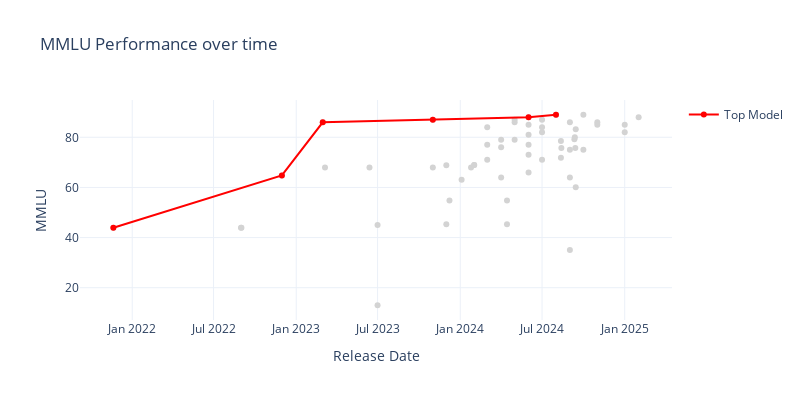
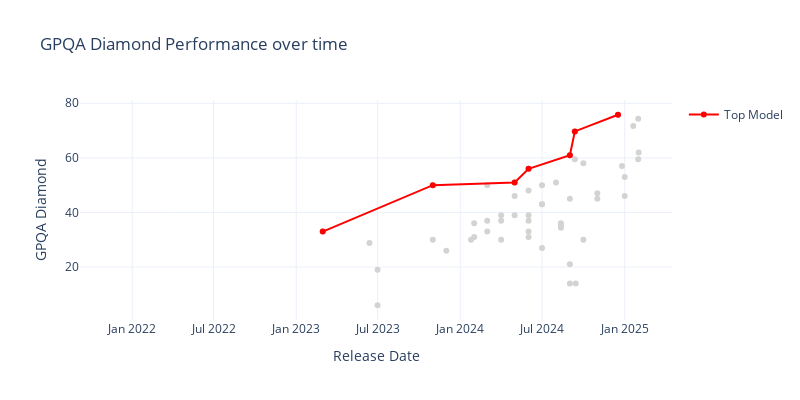
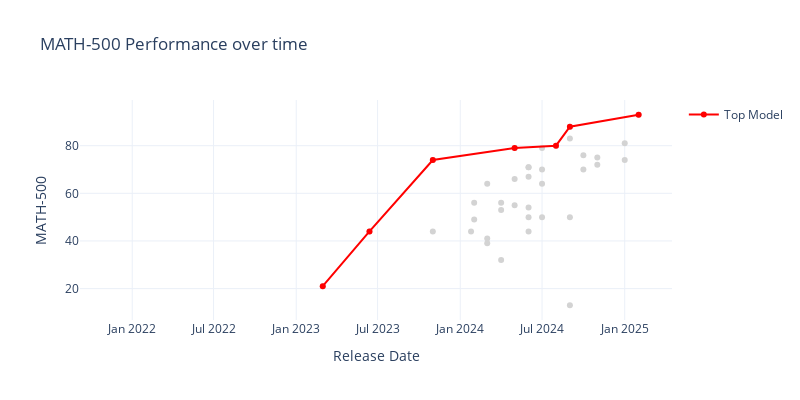
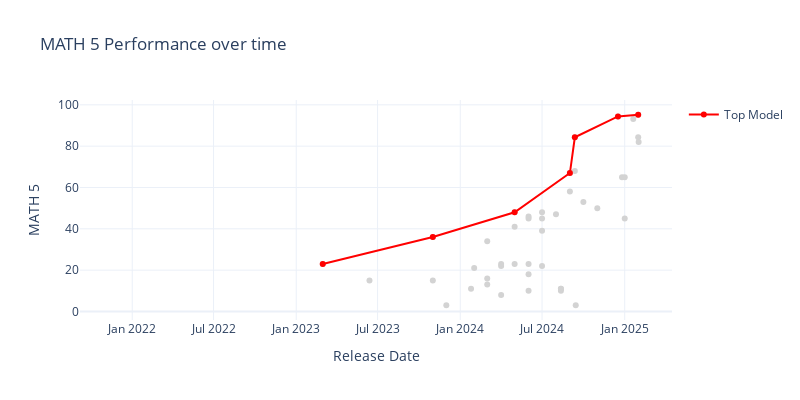

The cell these charts' notebook holds for them, in order:
### Markdown cell above
### Performance

### Code cell
top_n = 1
aa_df = aa_df.sort_values(by='Release Date')

top_models_df_lookup = {}
for benchmark in benchmarks:
    # Get the top-1 model by benchmark score at each point in time
    ever_top_n_models = set()
    unique_dates = aa_df['Release Date'].sort_values().unique()
    for date in unique_dates:
        df_up_to_date = aa_df[aa_df['Release Date'] <= date]
        top_n_models = df_up_to_date.nlargest(top_n, benchmark)
        top_n_model_names = top_n_models['Model Name and Date'].tolist()
        ever_top_n_models.update(top_n_model_names)
    ever_top_n_list = list(ever_top_n_models)
    print(ever_top_n_list)
    top_models_df = aa_df[aa_df['Model Name and Date'].isin(ever_top_n_list)]
    top_models_df_lookup[benchmark] = top_models_df

    # Create base scatter plot with all data
    fig = px.scatter(aa_df, x='Release Date', y=benchmark, 
                    hover_data=['Model Name'], 
                    title=f'{benchmark} Performance over time',
                    color_discrete_sequence=['lightgray'])

    # Add top-1 models in a different color
    fig.add_scatter(x=top_models_df['Release Date'], 
                    y=top_models_df[benchmark],
                    mode='lines+markers',
                    name='Top Model',
                    hovertemplate='%{text}<extra></extra>',
                    text=top_models_df['Model Name'],
                    line=dict(color='red'))
    fig.update_layout(
        width=800,
        height=400,
    )
    fig.show()

### Figure 1 — Plotly figure (JSON) as saved in the notebook; plotly's stock layout.template omitted (floating-point values rounded to 4 significant figures)
{"data": [{"customdata": [["GPT-3"], ["GPT-3"], ["GPT-3"], ["GPT-3.5"], ["GPT-4"], ["GPT-3.5 Turbo"], ["GPT-3.5 Turbo"], ["Llama-2-Chat-7B"], ["Llama-2-Chat-13B"], ["GPT-4 Turbo"], ["GPT-3.5 Turbo"], ["Llama 2-7B"], ["Llama 2-70B Chat"], ["Llama 2-13B"], ["GPT-3"], ["GPT-3.5 Turbo"], ["Mistral-Small-2024-02"], ["Mistral-Large-2024-02"], ["Claude-3-Opus"], ["Claude-3-Haiku"], ["Claude-3-Sonnet"], ["Llama-3-Instruct-70B"], ["Llama-3-Instruct-8B"], ["Mistral-8x22"], ["Llama 2-13B"], ["Llama 2-7B"], ["GPT-4o-2024-05"], ["Gemini-1.5-Pro-2024-05"], ["Gemini-1.5-Flash-2024-05"], ["Mistral-Large-2-2024-06"], ["Mistral-NeMo"], ["Claude-3.5-Haiku"], ["Claude-3.5-Sonnet-2024-06"], ["Gemma-2-9B"], ["Gemma-2-27B"], ["GPT-4o-mini"], ["Llama-3.1-Instruct-70B"], ["Llama-3.1-Instruct-405B"], ["Llama-3.1-Instruct-8B"], ["GPT-4o-2024-08"], ["Claude Instant"], ["Claude 2"], ["Claude 2.1"], ["Gemini 1.0 Pro"], ["Cohere Command"], ["Cohere Command Light"], ["Command R"], ["Command R+"], ["Gemini-1.5-Pro-2024-09"], ["Gemini-1.5-Flash-2024-09"], ["Llama-3.2-Instruct-3B"], ["Llama-3.2-Instruct-1B"], ["DeepSeek-Coder-V2 236B"], ["Jamba 1.5-Large"], ["o1-mini"], ["o1-preview"], ["Command R+"], ["Reka Core"], ["Mistral 7B"], ["Gemini-1.5-Flash-8B"], ["Claude-3.5-Sonnet-2024-10"], ["GPT-4o-2024-11"], ["Mistral-Large-2-2024-11"], ["o1"], ["DeepSeek-V3"], ["Mistral Small 3"], ["Phi 4"], ["DeepSeek-R1"], ["o1-mini"], ["o3-mini"], ["Gemini 2.0 Flash"]], "hovertemplate": "Release Date=%{x}<br>MMLU=%{y}<br>Model Name=%{customdata[0]}<extra></extra>", "legendgroup": "", "marker": {"color": "lightgray", "symbol": "circle"}, "mode": "markers", "name": "", "orientation": "v", "showlegend": false, "type": "scatter", "x": ["2021-11-20T00:00:00", "2022-08-31T00:00:00", "2022-09-01T00:00:00", "2022-11-30T00:00:00", "2023-03-01T00:00:00", "2023-03-06T00:00:00", "2023-06-13T00:00:00", "2023-07-01T00:00:00", "2023-07-01T00:00:00", "2023-11-01T00:00:00", "2023-11-01T00:00:00", "2023-12-01T00:00:00", "2023-12-01T00:00:00", "2023-12-08T00:00:00", "2024-01-04T00:00:00", "2024-01-25T00:00:00", "2024-02-01T00:00:00", "2024-02-01T00:00:00", "2024-03-01T00:00:00", "2024-03-01T00:00:00", "2024-03-01T00:00:00", "2024-04-01T00:00:00", "2024-04-01T00:00:00", "2024-04-01T00:00:00", "2024-04-14T00:00:00", "2024-04-14T00:00:00", "2024-05-01T00:00:00", "2024-05-01T00:00:00", "2024-05-01T00:00:00", "2024-06-01T00:00:00", "2024-06-01T00:00:00", "2024-06-01T00:00:00", "2024-06-01T00:00:00", "2024-06-01T00:00:00", "2024-06-01T00:00:00", "2024-07-01T00:00:00", "2024-07-01T00:00:00", "2024-07-01T00:00:00", "2024-07-01T00:00:00", "2024-08-01T00:00:00", "2024-08-12T00:00:00", "2024-08-12T00:00:00", "2024-08-12T00:00:00", "2024-08-12T00:00:00", "2024-08-13T00:00:00", "2024-08-13T00:00:00", "2024-08-13T00:00:00", "2024-08-13T00:00:00", "2024-09-01T00:00:00", "2024-09-01T00:00:00", "2024-09-01T00:00:00", "2024-09-01T00:00:00", "2024-09-11T00:00:00", "2024-09-12T00:00:00", "2024-09-12T00:00:00", "2024-09-12T00:00:00", "2024-09-13T00:00:00", "2024-09-14T00:00:00", "2024-09-14T00:00:00", "2024-10-01T00:00:00", "2024-10-01T00:00:00", "2024-11-01T00:00:00", "2024-11-01T00:00:00", "2024-12-17T00:00:00", "2024-12-26T00:00:00", "2025-01-01T00:00:00", "2025-01-01T00:00:00", "2025-01-20T00:00:00", "2025-01-31T00:00:00", "2025-01-31T00:00:00", "2025-02-01T00:00:00"], "xaxis": "x", "y": [43.9, 43.9, 43.9, 64.8, 86, 68, 68, 13, 45, 87, 68, 45.3, 68.9, 54.8, 63.1, 68, 69, 69, 84, 71, 77, 79, 64, 76, 54.8, 45.3, 87, 86, 79, 85, 66, 81, 88, 73, 77, 82, 84, 87, 71, 89, null, 78.5, null, 71.8, null, null, null, 75.7, 86, 75, 64, 35, 79.2, 80, null, null, 75.7, 83.2, 60.1, 75, 89, 86, 85, null, null, 82, 85, null, null, null, 88], "yaxis": "y"}, {"hovertemplate": "%{text}<extra></extra>", "line": {"color": "red"}, "mode": "lines+markers", "name": "Top Model", "text": ["GPT-3", "GPT-3.5", "GPT-4", "GPT-4 Turbo", "Claude-3.5-Sonnet-2024-06", "GPT-4o-2024-08"], "type": "scatter", "x": ["2021-11-20T00:00:00", "2022-11-30T00:00:00", "2023-03-01T00:00:00", "2023-11-01T00:00:00", "2024-06-01T00:00:00", "2024-08-01T00:00:00"], "y": [43.9, 64.8, 86, 87, 88, 89]}], "layout": {"height": 400, "legend": {"tracegroupgap": 0}, "title": {"text": "MMLU Performance over time"}, "width": 800, "xaxis": {"anchor": "y", "domain": [0, 1], "title": {"text": "Release Date"}}, "yaxis": {"anchor": "x", "domain": [0, 1], "title": {"text": "MMLU"}}}}

### Figure 2 — Plotly figure (JSON) as saved in the notebook; plotly's stock layout.template omitted (floating-point values rounded to 4 significant figures)
{"data": [{"customdata": [["GPT-3"], ["GPT-3"], ["GPT-3"], ["GPT-3.5"], ["GPT-4"], ["GPT-3.5 Turbo"], ["GPT-3.5 Turbo"], ["Llama-2-Chat-7B"], ["Llama-2-Chat-13B"], ["GPT-4 Turbo"], ["GPT-3.5 Turbo"], ["Llama 2-7B"], ["Llama 2-70B Chat"], ["Llama 2-13B"], ["GPT-3"], ["GPT-3.5 Turbo"], ["Mistral-Small-2024-02"], ["Mistral-Large-2024-02"], ["Claude-3-Opus"], ["Claude-3-Haiku"], ["Claude-3-Sonnet"], ["Llama-3-Instruct-70B"], ["Llama-3-Instruct-8B"], ["Mistral-8x22"], ["Llama 2-13B"], ["Llama 2-7B"], ["GPT-4o-2024-05"], ["Gemini-1.5-Pro-2024-05"], ["Gemini-1.5-Flash-2024-05"], ["Mistral-Large-2-2024-06"], ["Mistral-NeMo"], ["Claude-3.5-Haiku"], ["Claude-3.5-Sonnet-2024-06"], ["Gemma-2-9B"], ["Gemma-2-27B"], ["GPT-4o-mini"], ["Llama-3.1-Instruct-70B"], ["Llama-3.1-Instruct-405B"], ["Llama-3.1-Instruct-8B"], ["GPT-4o-2024-08"], ["Claude Instant"], ["Claude 2"], ["Claude 2.1"], ["Gemini 1.0 Pro"], ["Cohere Command"], ["Cohere Command Light"], ["Command R"], ["Command R+"], ["Gemini-1.5-Pro-2024-09"], ["Gemini-1.5-Flash-2024-09"], ["Llama-3.2-Instruct-3B"], ["Llama-3.2-Instruct-1B"], ["DeepSeek-Coder-V2 236B"], ["Jamba 1.5-Large"], ["o1-mini"], ["o1-preview"], ["Command R+"], ["Reka Core"], ["Mistral 7B"], ["Gemini-1.5-Flash-8B"], ["Claude-3.5-Sonnet-2024-10"], ["GPT-4o-2024-11"], ["Mistral-Large-2-2024-11"], ["o1"], ["DeepSeek-V3"], ["Mistral Small 3"], ["Phi 4"], ["DeepSeek-R1"], ["o1-mini"], ["o3-mini"], ["Gemini 2.0 Flash"]], "hovertemplate": "Release Date=%{x}<br>GPQA Diamond=%{y}<br>Model Name=%{customdata[0]}<extra></extra>", "legendgroup": "", "marker": {"color": "lightgray", "symbol": "circle"}, "mode": "markers", "name": "", "orientation": "v", "showlegend": false, "type": "scatter", "x": ["2021-11-20T00:00:00", "2022-08-31T00:00:00", "2022-09-01T00:00:00", "2022-11-30T00:00:00", "2023-03-01T00:00:00", "2023-03-06T00:00:00", "2023-06-13T00:00:00", "2023-07-01T00:00:00", "2023-07-01T00:00:00", "2023-11-01T00:00:00", "2023-11-01T00:00:00", "2023-12-01T00:00:00", "2023-12-01T00:00:00", "2023-12-08T00:00:00", "2024-01-04T00:00:00", "2024-01-25T00:00:00", "2024-02-01T00:00:00", "2024-02-01T00:00:00", "2024-03-01T00:00:00", "2024-03-01T00:00:00", "2024-03-01T00:00:00", "2024-04-01T00:00:00", "2024-04-01T00:00:00", "2024-04-01T00:00:00", "2024-04-14T00:00:00", "2024-04-14T00:00:00", "2024-05-01T00:00:00", "2024-05-01T00:00:00", "2024-05-01T00:00:00", "2024-06-01T00:00:00", "2024-06-01T00:00:00", "2024-06-01T00:00:00", "2024-06-01T00:00:00", "2024-06-01T00:00:00", "2024-06-01T00:00:00", "2024-07-01T00:00:00", "2024-07-01T00:00:00", "2024-07-01T00:00:00", "2024-07-01T00:00:00", "2024-08-01T00:00:00", "2024-08-12T00:00:00", "2024-08-12T00:00:00", "2024-08-12T00:00:00", "2024-08-12T00:00:00", "2024-08-13T00:00:00", "2024-08-13T00:00:00", "2024-08-13T00:00:00", "2024-08-13T00:00:00", "2024-09-01T00:00:00", "2024-09-01T00:00:00", "2024-09-01T00:00:00", "2024-09-01T00:00:00", "2024-09-11T00:00:00", "2024-09-12T00:00:00", "2024-09-12T00:00:00", "2024-09-12T00:00:00", "2024-09-13T00:00:00", "2024-09-14T00:00:00", "2024-09-14T00:00:00", "2024-10-01T00:00:00", "2024-10-01T00:00:00", "2024-11-01T00:00:00", "2024-11-01T00:00:00", "2024-12-17T00:00:00", "2024-12-26T00:00:00", "2025-01-01T00:00:00", "2025-01-01T00:00:00", "2025-01-20T00:00:00", "2025-01-31T00:00:00", "2025-01-31T00:00:00", "2025-02-01T00:00:00"], "xaxis": "x", "y": [null, null, null, null, 33, null, 28.8, 6, 19, 50, 30, null, 26, null, null, 30, 31, 36, 50, 33, 37, 39, 30, 37, null, null, 51, 46, 39, 48, 33, 37, 56, 31, 39, 43, 43, 50, 27, 51, null, 35, 36, 34.4, null, null, null, null, 61, 45, 21, 14, null, null, 59.5, 69.7, null, null, 14, 30, 58, 45, 47, 75.8, 57, 46, 53, 71.7, 59.5, 74.3, 62], "yaxis": "y"}, {"hovertemplate": "%{text}<extra></extra>", "line": {"color": "red"}, "mode": "lines+markers", "name": "Top Model", "text": ["GPT-3", "GPT-4", "GPT-4 Turbo", "GPT-4o-2024-05", "Claude-3.5-Sonnet-2024-06", "Gemini-1.5-Pro-2024-09", "o1-preview", "o1"], "type": "scatter", "x": ["2021-11-20T00:00:00", "2023-03-01T00:00:00", "2023-11-01T00:00:00", "2024-05-01T00:00:00", "2024-06-01T00:00:00", "2024-09-01T00:00:00", "2024-09-12T00:00:00", "2024-12-17T00:00:00"], "y": [null, 33, 50, 51, 56, 61, 69.7, 75.8]}], "layout": {"height": 400, "legend": {"tracegroupgap": 0}, "title": {"text": "GPQA Diamond Performance over time"}, "width": 800, "xaxis": {"anchor": "y", "domain": [0, 1], "title": {"text": "Release Date"}}, "yaxis": {"anchor": "x", "domain": [0, 1], "title": {"text": "GPQA Diamond"}}}}

### Figure 3 — Plotly figure (JSON) as saved in the notebook; plotly's stock layout.template omitted (floating-point values rounded to 4 significant figures)
{"data": [{"customdata": [["GPT-3"], ["GPT-3"], ["GPT-3"], ["GPT-3.5"], ["GPT-4"], ["GPT-3.5 Turbo"], ["GPT-3.5 Turbo"], ["Llama-2-Chat-7B"], ["Llama-2-Chat-13B"], ["GPT-4 Turbo"], ["GPT-3.5 Turbo"], ["Llama 2-7B"], ["Llama 2-70B Chat"], ["Llama 2-13B"], ["GPT-3"], ["GPT-3.5 Turbo"], ["Mistral-Small-2024-02"], ["Mistral-Large-2024-02"], ["Claude-3-Opus"], ["Claude-3-Haiku"], ["Claude-3-Sonnet"], ["Llama-3-Instruct-70B"], ["Llama-3-Instruct-8B"], ["Mistral-8x22"], ["Llama 2-13B"], ["Llama 2-7B"], ["GPT-4o-2024-05"], ["Gemini-1.5-Pro-2024-05"], ["Gemini-1.5-Flash-2024-05"], ["Mistral-Large-2-2024-06"], ["Mistral-NeMo"], ["Claude-3.5-Haiku"], ["Claude-3.5-Sonnet-2024-06"], ["Gemma-2-9B"], ["Gemma-2-27B"], ["GPT-4o-mini"], ["Llama-3.1-Instruct-70B"], ["Llama-3.1-Instruct-405B"], ["Llama-3.1-Instruct-8B"], ["GPT-4o-2024-08"], ["Claude Instant"], ["Claude 2"], ["Claude 2.1"], ["Gemini 1.0 Pro"], ["Cohere Command"], ["Cohere Command Light"], ["Command R"], ["Command R+"], ["Gemini-1.5-Pro-2024-09"], ["Gemini-1.5-Flash-2024-09"], ["Llama-3.2-Instruct-3B"], ["Llama-3.2-Instruct-1B"], ["DeepSeek-Coder-V2 236B"], ["Jamba 1.5-Large"], ["o1-mini"], ["o1-preview"], ["Command R+"], ["Reka Core"], ["Mistral 7B"], ["Gemini-1.5-Flash-8B"], ["Claude-3.5-Sonnet-2024-10"], ["GPT-4o-2024-11"], ["Mistral-Large-2-2024-11"], ["o1"], ["DeepSeek-V3"], ["Mistral Small 3"], ["Phi 4"], ["DeepSeek-R1"], ["o1-mini"], ["o3-mini"], ["Gemini 2.0 Flash"]], "hovertemplate": "Release Date=%{x}<br>MATH-500=%{y}<br>Model Name=%{customdata[0]}<extra></extra>", "legendgroup": "", "marker": {"color": "lightgray", "symbol": "circle"}, "mode": "markers", "name": "", "orientation": "v", "showlegend": false, "type": "scatter", "x": ["2021-11-20T00:00:00", "2022-08-31T00:00:00", "2022-09-01T00:00:00", "2022-11-30T00:00:00", "2023-03-01T00:00:00", "2023-03-06T00:00:00", "2023-06-13T00:00:00", "2023-07-01T00:00:00", "2023-07-01T00:00:00", "2023-11-01T00:00:00", "2023-11-01T00:00:00", "2023-12-01T00:00:00", "2023-12-01T00:00:00", "2023-12-08T00:00:00", "2024-01-04T00:00:00", "2024-01-25T00:00:00", "2024-02-01T00:00:00", "2024-02-01T00:00:00", "2024-03-01T00:00:00", "2024-03-01T00:00:00", "2024-03-01T00:00:00", "2024-04-01T00:00:00", "2024-04-01T00:00:00", "2024-04-01T00:00:00", "2024-04-14T00:00:00", "2024-04-14T00:00:00", "2024-05-01T00:00:00", "2024-05-01T00:00:00", "2024-05-01T00:00:00", "2024-06-01T00:00:00", "2024-06-01T00:00:00", "2024-06-01T00:00:00", "2024-06-01T00:00:00", "2024-06-01T00:00:00", "2024-06-01T00:00:00", "2024-07-01T00:00:00", "2024-07-01T00:00:00", "2024-07-01T00:00:00", "2024-07-01T00:00:00", "2024-08-01T00:00:00", "2024-08-12T00:00:00", "2024-08-12T00:00:00", "2024-08-12T00:00:00", "2024-08-12T00:00:00", "2024-08-13T00:00:00", "2024-08-13T00:00:00", "2024-08-13T00:00:00", "2024-08-13T00:00:00", "2024-09-01T00:00:00", "2024-09-01T00:00:00", "2024-09-01T00:00:00", "2024-09-01T00:00:00", "2024-09-11T00:00:00", "2024-09-12T00:00:00", "2024-09-12T00:00:00", "2024-09-12T00:00:00", "2024-09-13T00:00:00", "2024-09-14T00:00:00", "2024-09-14T00:00:00", "2024-10-01T00:00:00", "2024-10-01T00:00:00", "2024-11-01T00:00:00", "2024-11-01T00:00:00", "2024-12-17T00:00:00", "2024-12-26T00:00:00", "2025-01-01T00:00:00", "2025-01-01T00:00:00", "2025-01-20T00:00:00", "2025-01-31T00:00:00", "2025-01-31T00:00:00", "2025-02-01T00:00:00"], "xaxis": "x", "y": [null, null, null, null, 21, null, 44, null, null, 74, 44, null, null, null, null, 44, 56, 49, 64, 39, 41, 53, 32, 56, null, null, 79, 66, 55, 71, 44, 67, 71, 50, 54, 79, 64, 70, 50, 80, null, null, null, null, null, null, null, null, 88, 83, 50, 13, null, null, null, null, null, null, null, 70, 76, 75, 72, null, null, 74, 81, null, null, null, 93], "yaxis": "y"}, {"hovertemplate": "%{text}<extra></extra>", "line": {"color": "red"}, "mode": "lines+markers", "name": "Top Model", "text": ["GPT-3", "GPT-4", "GPT-3.5 Turbo", "GPT-4 Turbo", "GPT-4o-2024-05", "GPT-4o-2024-08", "Gemini-1.5-Pro-2024-09", "Gemini 2.0 Flash"], "type": "scatter", "x": ["2021-11-20T00:00:00", "2023-03-01T00:00:00", "2023-06-13T00:00:00", "2023-11-01T00:00:00", "2024-05-01T00:00:00", "2024-08-01T00:00:00", "2024-09-01T00:00:00", "2025-02-01T00:00:00"], "y": [null, 21, 44, 74, 79, 80, 88, 93]}], "layout": {"height": 400, "legend": {"tracegroupgap": 0}, "title": {"text": "MATH-500 Performance over time"}, "width": 800, "xaxis": {"anchor": "y", "domain": [0, 1], "title": {"text": "Release Date"}}, "yaxis": {"anchor": "x", "domain": [0, 1], "title": {"text": "MATH-500"}}}}

### Figure 4 — Plotly figure (JSON) as saved in the notebook; plotly's stock layout.template omitted (floating-point values rounded to 4 significant figures)
{"data": [{"customdata": [["GPT-3"], ["GPT-3"], ["GPT-3"], ["GPT-3.5"], ["GPT-4"], ["GPT-3.5 Turbo"], ["GPT-3.5 Turbo"], ["Llama-2-Chat-7B"], ["Llama-2-Chat-13B"], ["GPT-4 Turbo"], ["GPT-3.5 Turbo"], ["Llama 2-7B"], ["Llama 2-70B Chat"], ["Llama 2-13B"], ["GPT-3"], ["GPT-3.5 Turbo"], ["Mistral-Small-2024-02"], ["Mistral-Large-2024-02"], ["Claude-3-Opus"], ["Claude-3-Haiku"], ["Claude-3-Sonnet"], ["Llama-3-Instruct-70B"], ["Llama-3-Instruct-8B"], ["Mistral-8x22"], ["Llama 2-13B"], ["Llama 2-7B"], ["GPT-4o-2024-05"], ["Gemini-1.5-Pro-2024-05"], ["Gemini-1.5-Flash-2024-05"], ["Mistral-Large-2-2024-06"], ["Mistral-NeMo"], ["Claude-3.5-Haiku"], ["Claude-3.5-Sonnet-2024-06"], ["Gemma-2-9B"], ["Gemma-2-27B"], ["GPT-4o-mini"], ["Llama-3.1-Instruct-70B"], ["Llama-3.1-Instruct-405B"], ["Llama-3.1-Instruct-8B"], ["GPT-4o-2024-08"], ["Claude Instant"], ["Claude 2"], ["Claude 2.1"], ["Gemini 1.0 Pro"], ["Cohere Command"], ["Cohere Command Light"], ["Command R"], ["Command R+"], ["Gemini-1.5-Pro-2024-09"], ["Gemini-1.5-Flash-2024-09"], ["Llama-3.2-Instruct-3B"], ["Llama-3.2-Instruct-1B"], ["DeepSeek-Coder-V2 236B"], ["Jamba 1.5-Large"], ["o1-mini"], ["o1-preview"], ["Command R+"], ["Reka Core"], ["Mistral 7B"], ["Gemini-1.5-Flash-8B"], ["Claude-3.5-Sonnet-2024-10"], ["GPT-4o-2024-11"], ["Mistral-Large-2-2024-11"], ["o1"], ["DeepSeek-V3"], ["Mistral Small 3"], ["Phi 4"], ["DeepSeek-R1"], ["o1-mini"], ["o3-mini"], ["Gemini 2.0 Flash"]], "hovertemplate": "Release Date=%{x}<br>MATH 5=%{y}<br>Model Name=%{customdata[0]}<extra></extra>", "legendgroup": "", "marker": {"color": "lightgray", "symbol": "circle"}, "mode": "markers", "name": "", "orientation": "v", "showlegend": false, "type": "scatter", "x": ["2021-11-20T00:00:00", "2022-08-31T00:00:00", "2022-09-01T00:00:00", "2022-11-30T00:00:00", "2023-03-01T00:00:00", "2023-03-06T00:00:00", "2023-06-13T00:00:00", "2023-07-01T00:00:00", "2023-07-01T00:00:00", "2023-11-01T00:00:00", "2023-11-01T00:00:00", "2023-12-01T00:00:00", "2023-12-01T00:00:00", "2023-12-08T00:00:00", "2024-01-04T00:00:00", "2024-01-25T00:00:00", "2024-02-01T00:00:00", "2024-02-01T00:00:00", "2024-03-01T00:00:00", "2024-03-01T00:00:00", "2024-03-01T00:00:00", "2024-04-01T00:00:00", "2024-04-01T00:00:00", "2024-04-01T00:00:00", "2024-04-14T00:00:00", "2024-04-14T00:00:00", "2024-05-01T00:00:00", "2024-05-01T00:00:00", "2024-05-01T00:00:00", "2024-06-01T00:00:00", "2024-06-01T00:00:00", "2024-06-01T00:00:00", "2024-06-01T00:00:00", "2024-06-01T00:00:00", "2024-06-01T00:00:00", "2024-07-01T00:00:00", "2024-07-01T00:00:00", "2024-07-01T00:00:00", "2024-07-01T00:00:00", "2024-08-01T00:00:00", "2024-08-12T00:00:00", "2024-08-12T00:00:00", "2024-08-12T00:00:00", "2024-08-12T00:00:00", "2024-08-13T00:00:00", "2024-08-13T00:00:00", "2024-08-13T00:00:00", "2024-08-13T00:00:00", "2024-09-01T00:00:00", "2024-09-01T00:00:00", "2024-09-01T00:00:00", "2024-09-01T00:00:00", "2024-09-11T00:00:00", "2024-09-12T00:00:00", "2024-09-12T00:00:00", "2024-09-12T00:00:00", "2024-09-13T00:00:00", "2024-09-14T00:00:00", "2024-09-14T00:00:00", "2024-10-01T00:00:00", "2024-10-01T00:00:00", "2024-11-01T00:00:00", "2024-11-01T00:00:00", "2024-12-17T00:00:00", "2024-12-26T00:00:00", "2025-01-01T00:00:00", "2025-01-01T00:00:00", "2025-01-20T00:00:00", "2025-01-31T00:00:00", "2025-01-31T00:00:00", "2025-02-01T00:00:00"], "xaxis": "x", "y": [null, null, null, null, 23, null, 15, null, null, 36, 15, null, 3, null, null, 11, null, 21, 34, 13, 16, 22, 8, 23, null, null, 48, 41, 23, 45, 10, null, 46, 18, 23, 48, 39, 45, 22, 47, null, 10, 11, 11, null, null, null, null, 67, 58, null, null, null, null, 84.3, 68, null, null, 3, null, 53, 50, null, 94.4, 65, 45, 65, 93.1, 84.3, 95.2, 82], "yaxis": "y"}, {"hovertemplate": "%{text}<extra></extra>", "line": {"color": "red"}, "mode": "lines+markers", "name": "Top Model", "text": ["GPT-3", "GPT-4", "GPT-4 Turbo", "GPT-4o-2024-05", "Gemini-1.5-Pro-2024-09", "o1-mini", "o1", "o3-mini"], "type": "scatter", "x": ["2021-11-20T00:00:00", "2023-03-01T00:00:00", "2023-11-01T00:00:00", "2024-05-01T00:00:00", "2024-09-01T00:00:00", "2024-09-12T00:00:00", "2024-12-17T00:00:00", "2025-01-31T00:00:00"], "y": [null, 23, 36, 48, 67, 84.3, 94.4, 95.2]}], "layout": {"height": 400, "legend": {"tracegroupgap": 0}, "title": {"text": "MATH 5 Performance over time"}, "width": 800, "xaxis": {"anchor": "y", "domain": [0, 1], "title": {"text": "Release Date"}}, "yaxis": {"anchor": "x", "domain": [0, 1], "title": {"text": "MATH 5"}}}}
